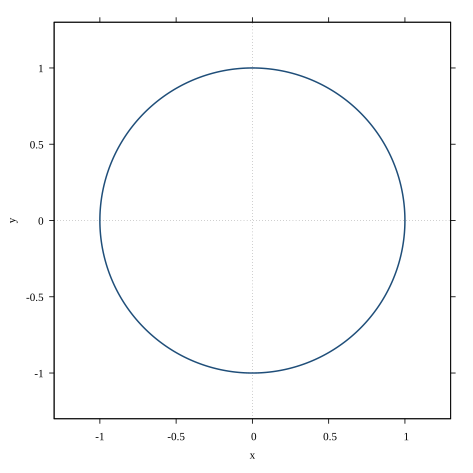

This chart was generated by the following gnuplot code:

### circulo.gnuplot
reset

# Salida vectorial para publicación
set terminal pdfcairo enhanced color \
    font "Liberation Serif,12" linewidth 1.2 \
    size 12cm,12cm
set output "circulo.pdf"

# Ventana y escala física
set xrange [-1.3:1.3]
set yrange [-1.3:1.3]
set size ratio -1

# Tipografía y ejes
set xlabel "x" font "Liberation Serif,12"
set ylabel "y" font "Liberation Serif,12"
set xtics 0.5
set ytics 0.5
set tics out
set border linewidth 1.0
set zeroaxis linewidth 0.8 dashtype 2

# Estilo de la curva
set style line 1 lc rgb "#1F4E79" lw 1.8

# Círculo parametrizado
set parametric
set trange [0:2*pi]
set samples 400

plot cos(t), sin(t) with lines ls 1 \
    notitle

unset output
